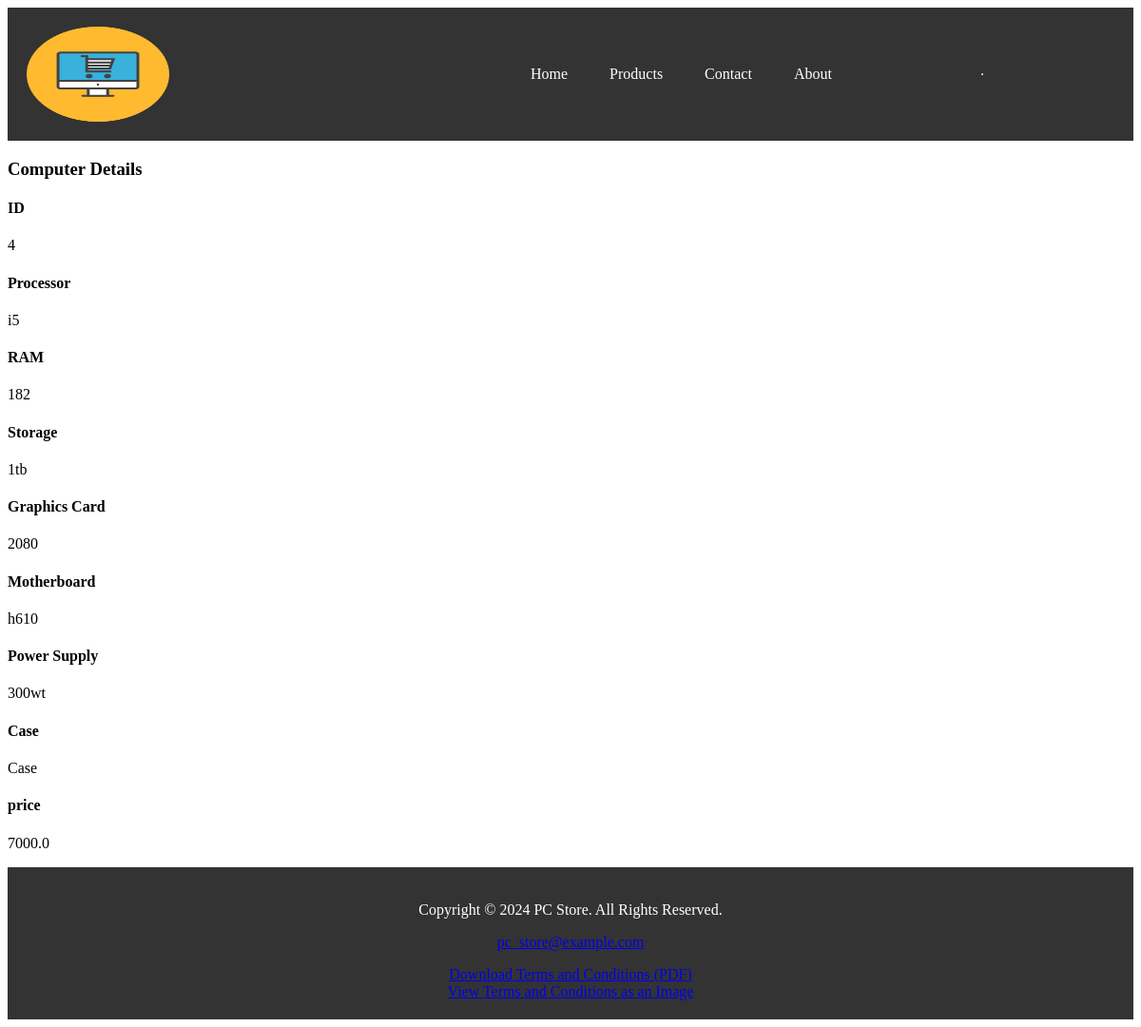
/book/4, run on the app's committed database.
### apps/bookmodule/models.py (models this page shows)
class PCS(models.Model):
    id = models.BigAutoField(auto_created=True, primary_key=True, serialize=False, verbose_name='ID')
    Processor = models.CharField(max_length = 50)
    RAM = models.CharField(max_length = 50)
    Storage = models.CharField(max_length = 50)
    graphics_card = models.CharField(max_length = 50)
    Motherboard	 = models.CharField(max_length = 50)
    Power_Supply = models.CharField(max_length = 50)
    Case = models.CharField(max_length = 50)
    price = models.FloatField(default = 0.0)

### apps/bookmodule/views.py (the view)
# urls.py: path('book/<int:bId>', views.book,name='book'),
def book(request, bId):
    obj = PCS.objects.get(id = bId)
    return render(request, 'bookmodule/book.html', {"obj":obj})

### apps/templates/bookmodule/book.html (shortened to what this page needs)
{% extends "layouts/base_book.html" %}
{% block content %}
<h3>Computer Details</h3>
 <h4>ID</h4>
<p>{{obj.id}}</p>
<h4>Processor</h4>
<p>{{obj.Processor}}</p>
<h4>RAM</h4>
<p>{{obj.RAM}}</p>
<h4>Storage</h4>
<p>{{obj.Storage}}</p>
<h4>Graphics Card</h4>
<p>{{obj.graphics_card}}</p>
<h4>Motherboard</h4>
<p>{{obj.Motherboard}}</p>
<h4>Power Supply</h4>
<p>{{obj.Power_Supply}}</p>
<h4>Case</h4>
<p>{{obj.Case}}</p>
<h4>price</h4>
<p>{{obj.price}}</p>
{% endblock %}

### data on the page
PCS: id "4", Processor "i5", RAM "182", Storage "1tb", graphics_card "2080", Motherboard "h610", Power_Supply "300wt", Case "Case", price "7000.0"
